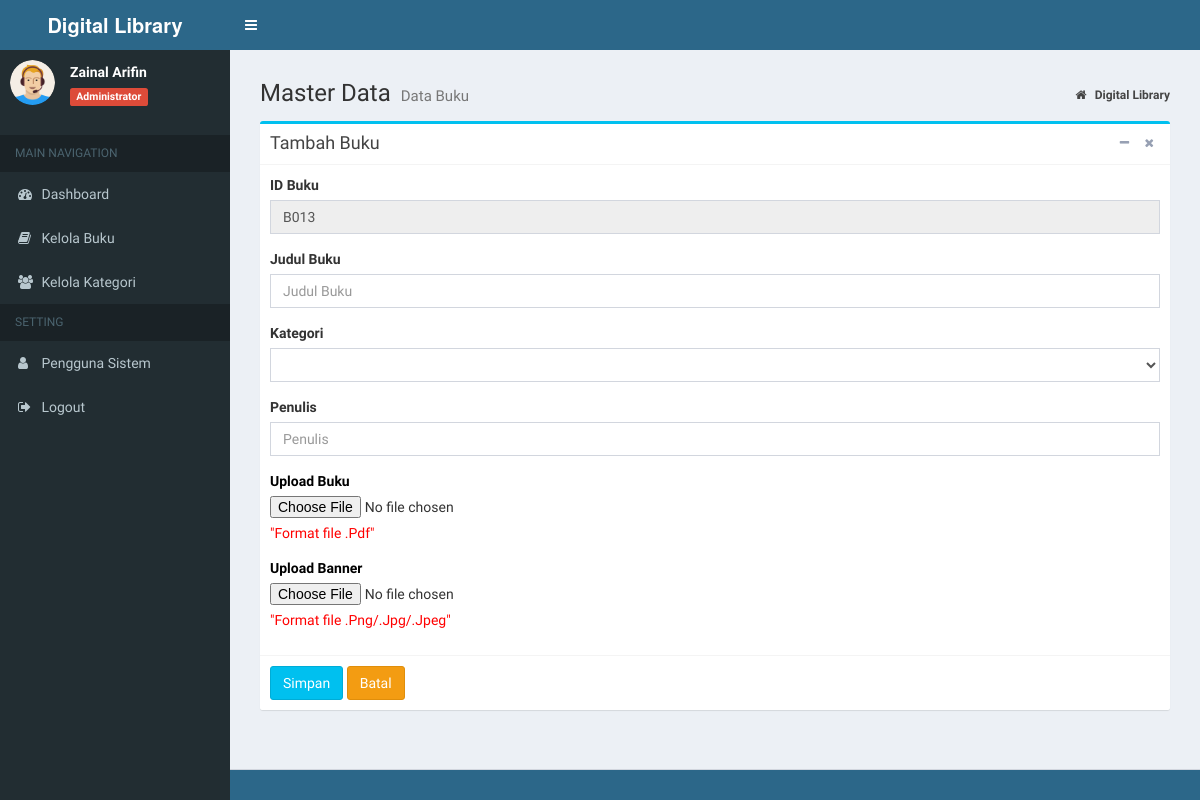
Before: /index.php?page=MyApp/add_buku (signed in) with the older database file.
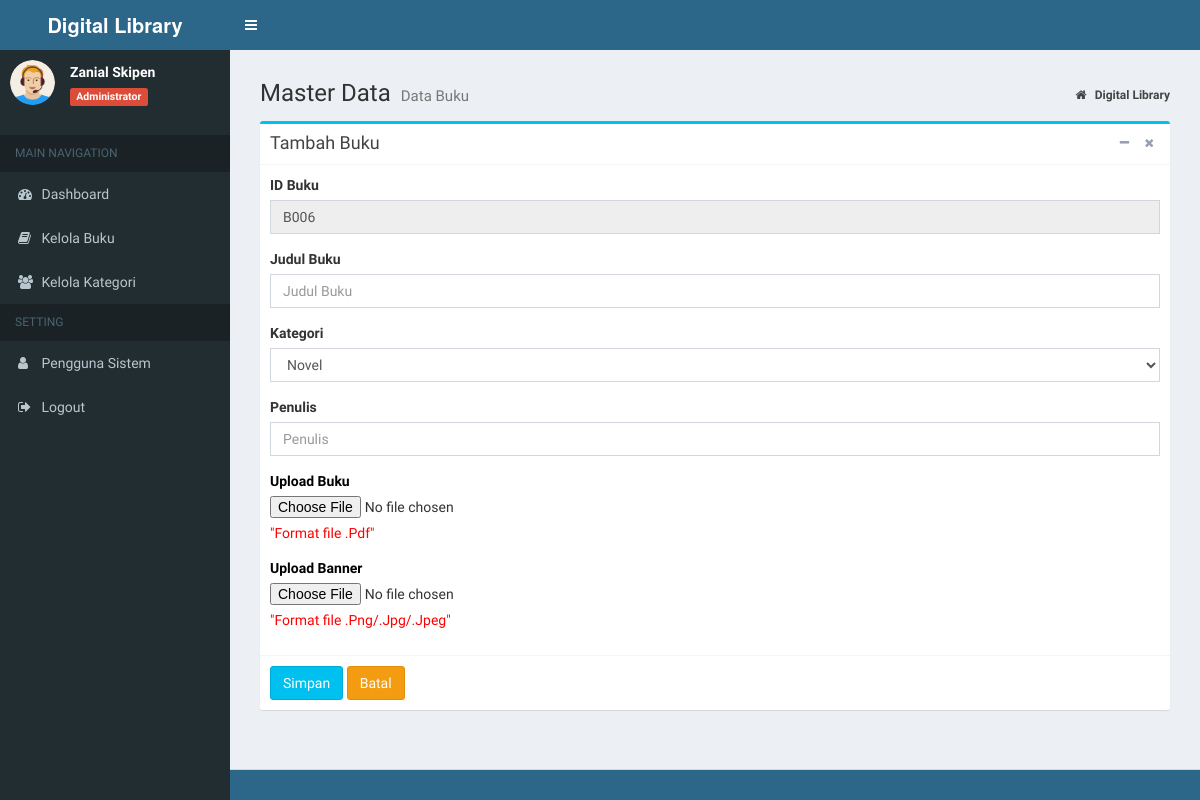
After: the same page with the newer database file.
### tables this page shows
CREATE TABLE `tb_buku` (
  `id_buku` varchar(10) NOT NULL,
  `id_kategori` int(11) NOT NULL,
  `judul_buku` varchar(900) NOT NULL,
  `penerbit` varchar(20) NOT NULL,
  `tgl` date NOT NULL,
  `file_buku` varchar(200) NOT NULL,
  `file_banner` varchar(200) NOT NULL
);

### admin/buku/add_buku.php (the view, shortened to what the changed rows need)
<?php
$carikode = mysqli_query($koneksi,"SELECT id_buku FROM tb_buku order by id_buku desc");
$datakode = mysqli_fetch_array($carikode);
if($datakode!=null)
{
	$kode = $datakode['id_buku'];
}else{
	$kode = 'B00';
}
	$urut = substr($kode, 1, 3);
	$tambah = (int) $urut + 1;
if (strlen($tambah) == 1){
$format = "B"."00".$tambah;
 	}else if (strlen($tambah) == 2){
 	$format = "B"."0".$tambah;
			}else if (strlen($tambah) == 3){
			$format = "B".$tambah;}
?>
<section class="content-header">
	<h1>
		Master Data
		<small>Data Buku</small>
	</h1>
	<ol class="breadcrumb">
		<li>
			<a href="index.php">
				<i class="fa fa-home"></i>
				<b>Digital Library</b>
			</a>
		</li>
	</ol>
</section>
<section class="content">
	<div class="row">
		<div class="col-md-12">
			<div class="box box-info">
				<div class="box-header with-border">
					<h3 class="box-title">Tambah Buku</h3>
					<div class="box-tools pull-right">
						<button type="button" class="btn btn-box-tool" data-widget="collapse">
							<i class="fa fa-minus"></i>
						</button>
						<button type="button" class="btn btn-box-tool" data-widget="remove">
							<i class="fa fa-remove"></i>
						</button>
					</div>
				</div>
				<form action="" method="post" enctype="multipart/form-data">
					<div class="box-body">
						<div class="form-group">
							<label>ID Buku</label>
							<input type="text" name="id_buku" id="id_buku" class="form-control" value="<?php echo $format; ?>"
							 readonly/>
						</div>
						<div class="form-group">
							<label>Judul Buku</label>
							<input type="text" name="judul_buku" id="judul_buku" class="form-control" placeholder="Judul Buku" maxlength="900" required>
						</div>
						<div class="form-group">
							<label>Kategori</label>
							<select id="kategori" name="kategori" class="form-control">
								<?php
									$sql = $koneksi->query("SELECT * from tb_kategori");
									while ($data= $sql->fetch_assoc()) {
								?>
								<option value="<?php echo $data['id']; ?>"><?php echo $data['nama_kategori']; ?></option>
								<?php } ?>
							</select>
						</div>
						<div class="form-group">
							<label>Penulis</label>
							<input type="text" name="penerbit" id="penerbiit" class="form-control" placeholder="Penulis" maxlength="20" required>
						</div>
						<div class="form-group">
							<label for="file_buku" style="color: #000">Upload Buku</label>
							<input type="file" name="file_buku" id="file_buku" required>
							<p class="help-block">
								<font color="red">"Format file .Pdf"</font>
							</p>
						</div>
						<div class="form-group">
							<label for="file_banner" style="color: #000">Upload Banner</label>
							<input type="file" name="file_banner" id="file_banner" required>
							<p class="help-block">
								<font color="red">"Format file .Png/.Jpg/.Jpeg"</font>
							</p>
						</div>
					</div>
					<div class="box-footer">
						<input type="submit" name="Simpan" value="Simpan" class="btn btn-info">
						<a href="?page=MyApp/data_buku" class="btn btn-warning">Batal</a>
					</div>
				</form>
			</div>
</section>

### index.php (shortened to what the changed rows need)
<?php
    if (isset($_SESSION["ses_id"]) == ""){
		header("location: landing_page.php");
    } else if (isset($_SESSION["ses_username"]) != "") {
		$data_nama = $_SESSION["ses_nama"];
		$data_level = $_SESSION["ses_level"];
    } else if (isset($_SESSION["ses_id"]) != "") {
		header("location: page.php");
    }
    include "inc/koneksi.php";
?>
<!DOCTYPE html>
<html>
<head>
	<link rel="stylesheet" href="bootstrap/css/bootstrap.min.css">
	<link rel="stylesheet" href="https://cdnjs.cloudflare.com/ajax/libs/font-awesome/4.5.0/css/font-awesome.min.css">
	<link rel="stylesheet" href="https://cdnjs.cloudflare.com/ajax/libs/ionicons/2.0.1/css/ionicons.min.css">
	<link rel="stylesheet" href="plugins/datatables/dataTables.bootstrap.css">
	<link rel="stylesheet" href="plugins/select2/select2.min.css">
	<link rel="stylesheet" href="dist/css/AdminLTE.css">
	<link rel="stylesheet" href="dist/css/skins/_all-skins.min.css">
	<link rel="stylesheet" href="//cdnjs.cloudflare.com/ajax/libs/morris.js/0.5.1/morris.css">
</head>
<body class="hold-transition skin-blue sidebar-mini">
	<div class="wrapper">
		<aside class="main-sidebar">
			<section class="sidebar">
				<div class="user-panel">
					<div class="pull-left info">
						<p>
							<?php echo $data_nama; ?>
						</p>
						<span class="label label-danger">
							<?php echo $data_level; ?>
						</span>
					</div>
				</div>
			</section>
		</aside>
		<div class="content-wrapper">
			<section class="content">
			<?php
				if(isset($_GET['page'])){
					$hal = $_GET['page'];
					switch ($hal) {
						case 'MyApp/add_buku':
							include "admin/buku/add_buku.php";
							break;
					}
				}else{
					if($data_level=="Administrator"){
						include "home/admin.php";
					}
				}
			?>
			</section>
		</div>
</body>
</html>

Changed rows visible on the page:
removed tb_buku: id_buku "B013"
now on this page (row edited): tb_buku: id_buku "B006"
Other visible differences:
$data_nama: "Zainal Arifin" → "Zanial Skipen"
form field kategori: (not shown) → "Novel"
